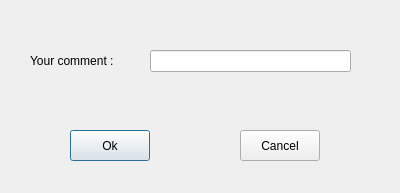
<?xml version="1.0" encoding="UTF-8"?>
<ui version="4.0">
 <class>DialogAddComment</class>
 <widget class="QDialog" name="DialogAddComment">
  <property name="geometry">
   <rect>
    <x>0</x>
    <y>0</y>
    <width>400</width>
    <height>193</height>
   </rect>
  </property>
  <property name="windowTitle">
   <string>Dialog</string>
  </property>
  <widget class="QLabel" name="label">
   <property name="geometry">
    <rect>
     <x>30</x>
     <y>50</y>
     <width>101</width>
     <height>21</height>
    </rect>
   </property>
   <property name="text">
    <string>Your comment : </string>
   </property>
  </widget>
  <widget class="QLineEdit" name="commentText">
   <property name="geometry">
    <rect>
     <x>150</x>
     <y>50</y>
     <width>201</width>
     <height>22</height>
    </rect>
   </property>
  </widget>
  <widget class="QPushButton" name="btnOk">
   <property name="geometry">
    <rect>
     <x>70</x>
     <y>130</y>
     <width>80</width>
     <height>31</height>
    </rect>
   </property>
   <property name="text">
    <string>Ok</string>
   </property>
  </widget>
  <widget class="QPushButton" name="btnCancel">
   <property name="geometry">
    <rect>
     <x>240</x>
     <y>130</y>
     <width>80</width>
     <height>31</height>
    </rect>
   </property>
   <property name="text">
    <string>Cancel</string>
   </property>
  </widget>
 </widget>
 <resources/>
 <connections/>
</ui>
